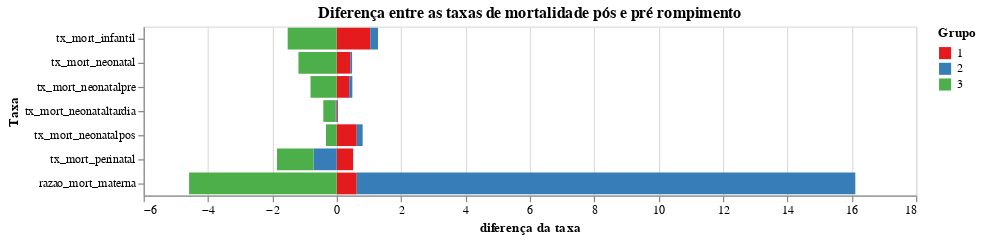

The notebook cell saved with this chart:
### Code cell
c = alt.Chart(aux2, title='Diferença entre as taxas de mortalidade pós e pré rompimento').mark_bar().encode(
    alt.Color('grupo:N', title='Grupo'),
    alt.Y('nome_taxa:N', title='Taxa', sort=None),
    alt.X('value:Q', title='diferença da taxa'),
    alt.Order('grupo:N', sort='ascending'),
    alt.Tooltip('value:Q')
).properties(
    width=640,
).configure_range(
    category={'scheme': 'set1'}
)

c

### Figure 1 — Vega-Lite specification as saved in the notebook (floating-point values rounded to 4 significant figures)
{"config": {"view": {"continuousWidth": 400, "continuousHeight": 300}, "range": {"category": {"scheme": "set1"}}}, "data": {"name": "data-5f34b9049d4d751d8093ca82d69f4afa"}, "mark": "bar", "encoding": {"color": {"type": "nominal", "field": "grupo", "title": "Grupo"}, "order": {"type": "nominal", "field": "grupo", "sort": "ascending"}, "tooltip": {"type": "quantitative", "field": "value"}, "x": {"type": "quantitative", "field": "value", "title": "diferença da taxa"}, "y": {"type": "nominal", "field": "nome_taxa", "sort": null, "title": "Taxa"}}, "title": "Diferença entre as taxas de mortalidade pós e pré rompimento", "width": 640, "$schema": "https://vega.github.io/schema/vega-lite/v4.8.1.json", "datasets": {"data-5f34b9049d4d751d8093ca82d69f4afa": [{"grupo": 1.0, "nome_taxa": "tx_mort_infantil", "value": 1.039}, {"grupo": 2.0, "nome_taxa": "tx_mort_infantil", "value": 0.242}, {"grupo": 3.0, "nome_taxa": "tx_mort_infantil", "value": -1.525}, {"grupo": 1.0, "nome_taxa": "tx_mort_neonatal", "value": 0.4182}, {"grupo": 2.0, "nome_taxa": "tx_mort_neonatal", "value": 0.05832}, {"grupo": 3.0, "nome_taxa": "tx_mort_neonatal", "value": -1.191}, {"grupo": 1.0, "nome_taxa": "tx_mort_neonatalpre", "value": 0.3847}, {"grupo": 2.0, "nome_taxa": "tx_mort_neonatalpre", "value": 0.09982}, {"grupo": 3.0, "nome_taxa": "tx_mort_neonatalpre", "value": -0.8148}, {"grupo": 1.0, "nome_taxa": "tx_mort_neonataltardia", "value": 0.03352}, {"grupo": 2.0, "nome_taxa": "tx_mort_neonataltardia", "value": -0.0415}, {"grupo": 3.0, "nome_taxa": "tx_mort_neonataltardia", "value": -0.3759}, {"grupo": 1.0, "nome_taxa": "tx_mort_neonatalpos", "value": 0.6208}, {"grupo": 2.0, "nome_taxa": "tx_mort_neonatalpos", "value": 0.1837}, {"grupo": 3.0, "nome_taxa": "tx_mort_neonatalpos", "value": -0.3339}, {"grupo": 1.0, "nome_taxa": "tx_mort_perinatal", "value": 0.5099}, {"grupo": 2.0, "nome_taxa": "tx_mort_perinatal", "value": -0.7221}, {"grupo": 3.0, "nome_taxa": "tx_mort_perinatal", "value": -1.134}, {"grupo": 1.0, "nome_taxa": "razao_mort_materna", "value": 0.6207}, {"grupo": 2.0, "nome_taxa": "razao_mort_materna", "value": 15.49}, {"grupo": 3.0, "nome_taxa": "razao_mort_materna", "value": -4.588}]}}
